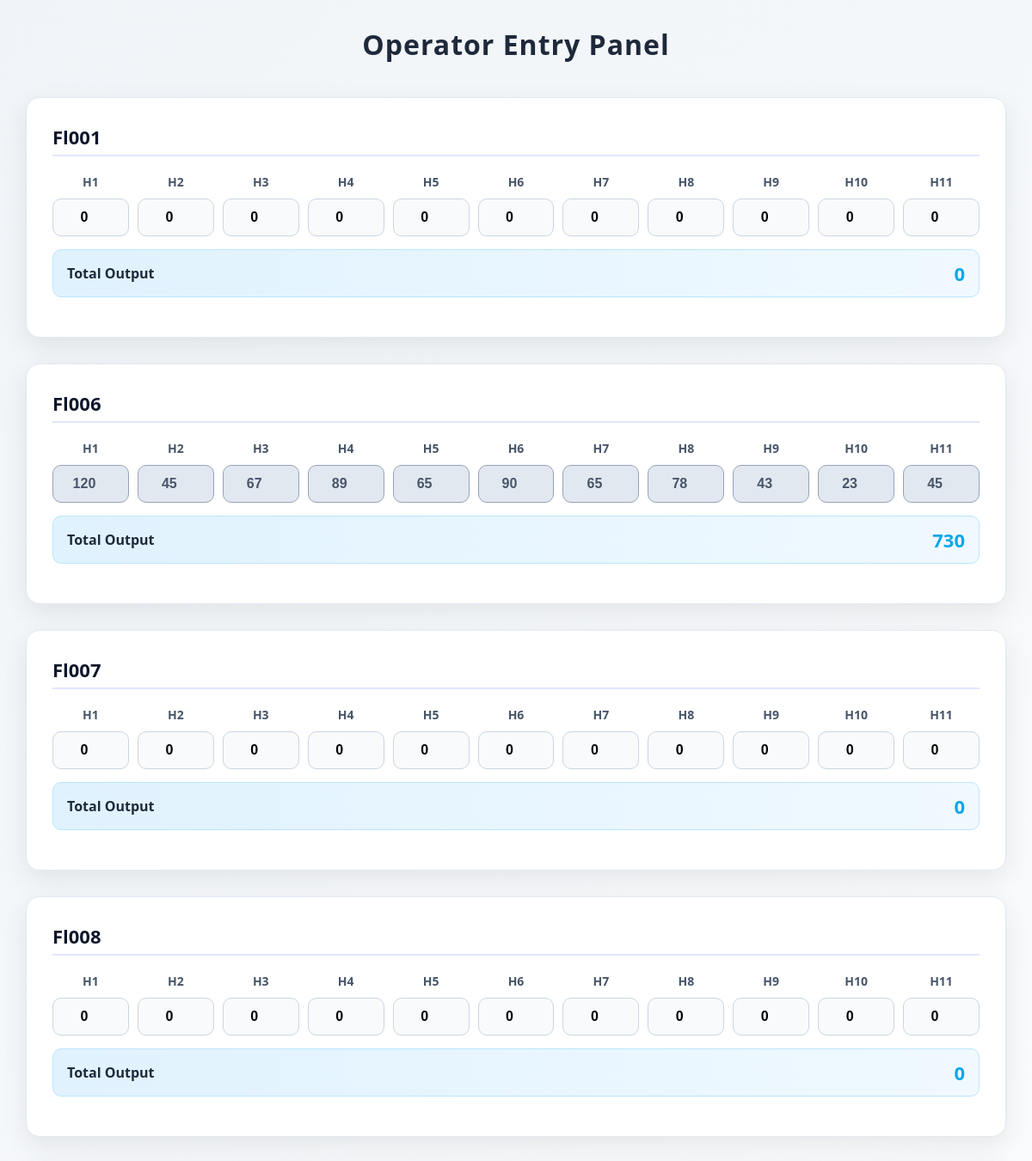
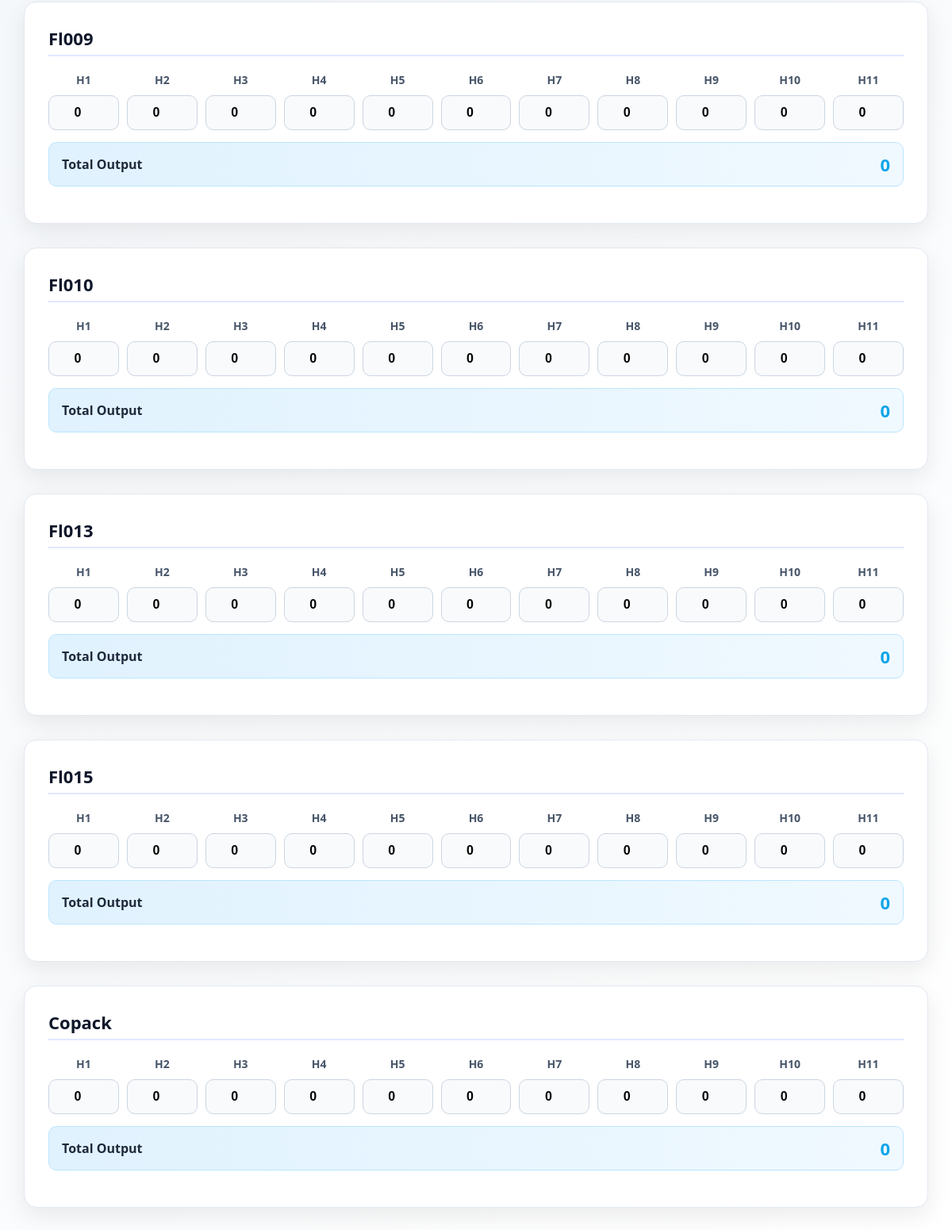
/jobcard/temp-submission/ (signed in), run on the app's committed database (2 pictures, top to bottom).
### jobcard/models.py (models this page shows, shortened)
class TempSubmission(models.Model):
    operator = models.ForeignKey(User, on_delete=models.CASCADE, null=True, blank=True)
    date = models.DateField(default=timezone.localdate, db_index=True)
    line = models.CharField(max_length=10, choices=LINE_CHOICES, db_index=True)
    shift = models.CharField(max_length=20, choices=SHIFT_CHOICES, db_index=True)
    hour1 = models.PositiveIntegerField(default=0)
    hour2 = models.PositiveIntegerField(default=0)
    hour3 = models.PositiveIntegerField(default=0)
    hour4 = models.PositiveIntegerField(default=0)
    hour5 = models.PositiveIntegerField(default=0)
    hour6 = models.PositiveIntegerField(default=0)
    hour7 = models.PositiveIntegerField(default=0)
    hour8 = models.PositiveIntegerField(default=0)
    hour9 = models.PositiveIntegerField(default=0)
    hour10 = models.PositiveIntegerField(default=0)
    hour11 = models.PositiveIntegerField(default=0)
    updated_at = models.DateTimeField(auto_now=True)
    class Meta:
        ordering = ["line", "shift"]
        constraints = [
            models.UniqueConstraint(
                fields=["operator", "date", "line", "shift"],
                name="unique_operator_submission"
            )
        ]
        indexes = [
            models.Index(fields=["date", "shift", "line"]),
        ]

### jobcard/views.py (the view, shortened to what this page needs)
# urls.py: path('temp-submission/', views.temp_submission, name='temp_submission'),
def temp_submission(request):
    today = timezone.localdate()
    user = request.user if request.user.is_authenticated else None
    active = ActiveShift.objects.first()
    if active:
        shift = active.shift
        target_date = active.date
    else:
        shift = "Day"
        target_date = today
    lines = [l[0] for l in LINE_CHOICES]
    forms_data = []
    for line in lines:
        obj, _ = TempSubmission.objects.get_or_create(
            operator=user,
            date=target_date,
            shift=shift,
            line=line
        )
        form = TempSubmissionForm(instance=obj)
        forms_data.append((line, form, obj))
    return render(request, "temp_submission_form.html", {
        "forms_data": forms_data,
        "shift": shift
    })

### jobcard/templates/temp_submission_form.html (shortened to what this page needs)
<h2 class="title">Operator Entry Panel</h2>
{% for line, form, obj in forms_data %}
<div class="line-card">
    <div class="line-title">{{ line|title }}</div>
    <form class="line-form" data-line="{{ line }}">
        <div class="hour-labels">
            <span>H1</span><span>H2</span><span>H3</span>
            <span>H4</span><span>H5</span><span>H6</span>
            <span>H7</span><span>H8</span><span>H9</span>
            <span>H10</span><span>H11</span>
        </div>
        <div class="grid">
            <input type="number" name="hour1" value="{{ obj.hour1|default_if_none:'' }}" {% if obj.hour1 %}disabled class="locked"{% endif %}>
            <input type="number" name="hour2" value="{{ obj.hour2|default_if_none:'' }}" {% if obj.hour2 %}disabled class="locked"{% endif %}>
            <input type="number" name="hour3" value="{{ obj.hour3|default_if_none:'' }}" {% if obj.hour3 %}disabled class="locked"{% endif %}>
            <input type="number" name="hour4" value="{{ obj.hour4|default_if_none:'' }}" {% if obj.hour4 %}disabled class="locked"{% endif %}>
            <input type="number" name="hour5" value="{{ obj.hour5|default_if_none:'' }}" {% if obj.hour5 %}disabled class="locked"{% endif %}>
            <input type="number" name="hour6" value="{{ obj.hour6|default_if_none:'' }}" {% if obj.hour6 %}disabled class="locked"{% endif %}>
            <input type="number" name="hour7" value="{{ obj.hour7|default_if_none:'' }}" {% if obj.hour7 %}disabled class="locked"{% endif %}>
            <input type="number" name="hour8" value="{{ obj.hour8|default_if_none:'' }}" {% if obj.hour8 %}disabled class="locked"{% endif %}>
            <input type="number" name="hour9" value="{{ obj.hour9|default_if_none:'' }}" {% if obj.hour9 %}disabled class="locked"{% endif %}>
            <input type="number" name="hour10" value="{{ obj.hour10|default_if_none:'' }}" {% if obj.hour10 %}disabled class="locked"{% endif %}>
            <input type="number" name="hour11" value="{{ obj.hour11|default_if_none:'' }}" {% if obj.hour11 %}disabled class="locked"{% endif %}>
        </div>
        <div class="total-box">
            <div>Total Output</div>
            <div class="total-value total">0</div>
        </div>
    </form>
</div>
{% endfor %}

### jobcard/templates/temp_submission_form.html (style rules this page uses)
.title { text-align: center; color: #1e293b; margin-bottom: 40px; font-size: 32px; font-weight: 700; letter-spacing: 1px; }
.line-card { background: #ffffff; border-radius: 16px; padding: 30px; margin-bottom: 30px; box-shadow: 0 10px 30px rgba(0, 0, 0, 0.08); transition: transform 0.25s, box-shadow 0.25s; border: 1px solid #e2e8f0; }
.line-title { font-size: 22px; font-weight: 700; margin-bottom: 20px; color: #0f172a; border-bottom: 2px solid #e0e7ff; padding-bottom: 6px; }
.hour-labels { display: grid; grid-template-columns: repeat(auto-fit, minmax(60px, 1fr)); gap: 10px; margin-bottom: 10px; }
.hour-labels span { text-align: center; font-size: 14px; font-weight: 600; color: #475569; }
.grid { display: grid; grid-template-columns: repeat(auto-fit, minmax(60px, 1fr)); gap: 10px; margin-bottom: 15px; }
input[type=number] { padding: 12px; border-radius: 10px; border: 1px solid #cbd5e1; text-align: center; font-size: 16px; font-weight: 600; background: #f8fafc; transition: all 0.2s; }
input.locked { background: #e2e8f0 !important; border-color: #94a3b8 !important; color: #475569; }
.total-box { margin-top: 12px; padding: 12px 16px; background: linear-gradient(90deg, #e0f2fe, #f0f9ff); border-radius: 10px; font-weight: 600; color: #1e293b; display: flex; justify-content: space-between; align-items: center; border: 1px solid #bae6fd; font-size: 16px; }
.total-value { font-size: 22px; color: #0ea5e9; font-weight: 800; }

### data on the page
TempSubmission: line "Fl001", hour1 "0", hour2 "0", hour3 "0", hour4 "0", hour5 "0", hour6 "0", hour7 "0", hour8 "0", hour9 "0", hour10 "0", hour11 "0"
TempSubmission: line "Fl006", hour1 "120", hour2 "45", hour3 "67", hour4 "89", hour5 "65", hour6 "90", hour7 "65", hour8 "78", hour9 "43", hour10 "23", hour11 "45"
TempSubmission: line "Fl007", hour1 "0", hour2 "0", hour3 "0", hour4 "0", hour5 "0", hour6 "0", hour7 "0", hour8 "0", hour9 "0", hour10 "0", hour11 "0"
TempSubmission: line "Fl008", hour1 "0", hour2 "0", hour3 "0", hour4 "0", hour5 "0", hour6 "0", hour7 "0", hour8 "0", hour9 "0", hour10 "0", hour11 "0"
TempSubmission: line "Fl009", hour1 "0", hour2 "0", hour3 "0", hour4 "0", hour5 "0", hour6 "0", hour7 "0", hour8 "0", hour9 "0", hour10 "0", hour11 "0"
TempSubmission: line "Fl010", hour1 "0", hour2 "0", hour3 "0", hour4 "0", hour5 "0", hour6 "0", hour7 "0", hour8 "0", hour9 "0", hour10 "0", hour11 "0"
TempSubmission: line "Fl013", hour1 "0", hour2 "0", hour3 "0", hour4 "0", hour5 "0", hour6 "0", hour7 "0", hour8 "0", hour9 "0", hour10 "0", hour11 "0"
TempSubmission: line "Fl015", hour1 "0", hour2 "0", hour3 "0", hour4 "0", hour5 "0", hour6 "0", hour7 "0", hour8 "0", hour9 "0", hour10 "0", hour11 "0"
TempSubmission: line "Copack", hour1 "0", hour2 "0", hour3 "0", hour4 "0", hour5 "0", hour6 "0", hour7 "0", hour8 "0", hour9 "0", hour10 "0", hour11 "0"
